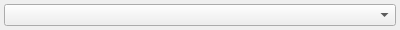
<?xml version="1.0" encoding="UTF-8"?>
<ui version="4.0">
 <class>gk_dropDownBoxWidget</class>
 <widget class="QWidget" name="gk_dropDownBoxWidget">
  <property name="geometry">
   <rect>
    <x>0</x>
    <y>0</y>
    <width>400</width>
    <height>28</height>
   </rect>
  </property>
  <property name="windowTitle">
   <string>Form</string>
  </property>
  <layout class="QGridLayout" name="gridLayout">
   <property name="leftMargin">
    <number>4</number>
   </property>
   <property name="topMargin">
    <number>4</number>
   </property>
   <property name="rightMargin">
    <number>4</number>
   </property>
   <property name="bottomMargin">
    <number>4</number>
   </property>
   <item row="0" column="0">
    <widget class="QComboBox" name="dropDownBox"/>
   </item>
  </layout>
 </widget>
 <resources/>
 <connections/>
</ui>
